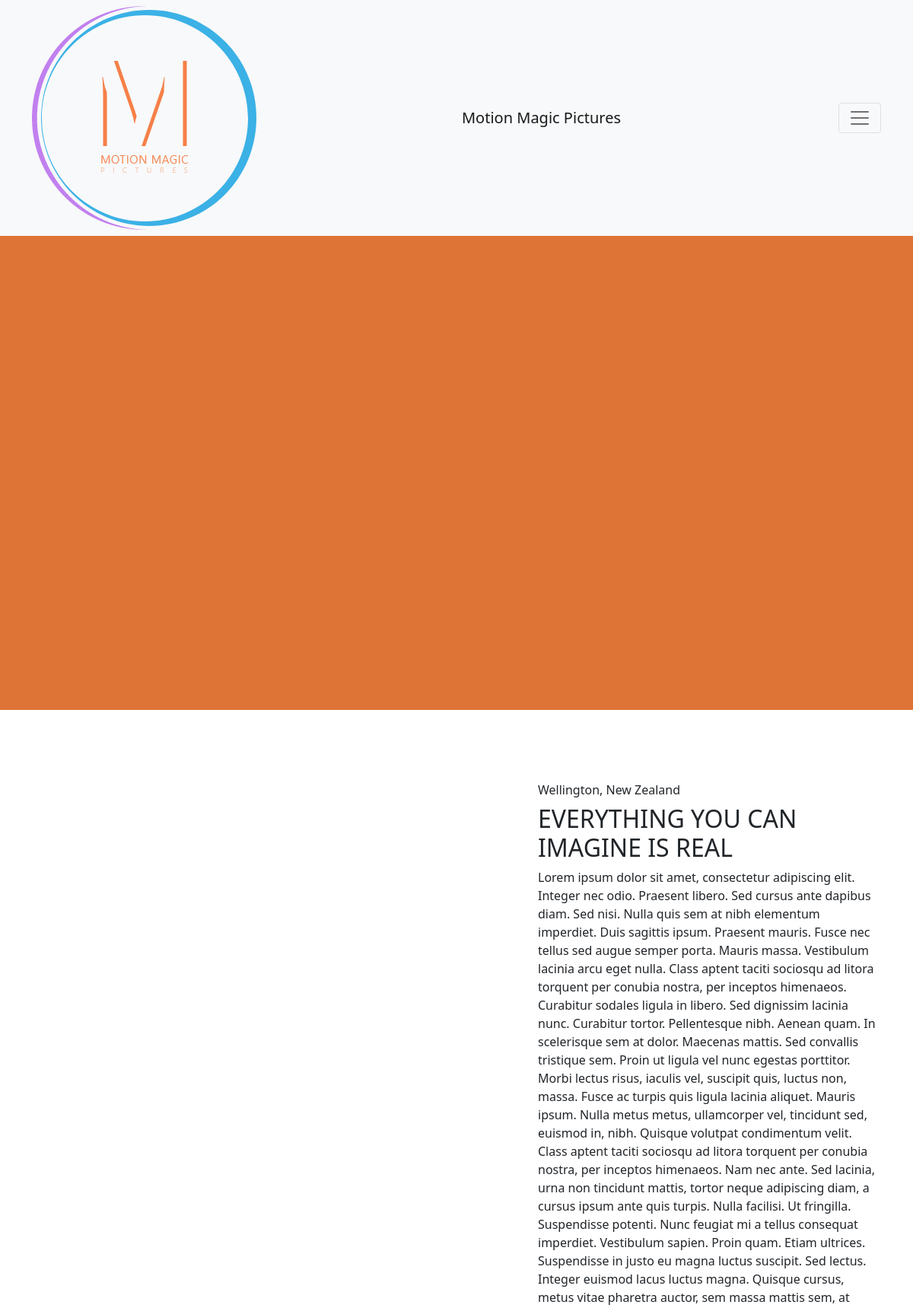
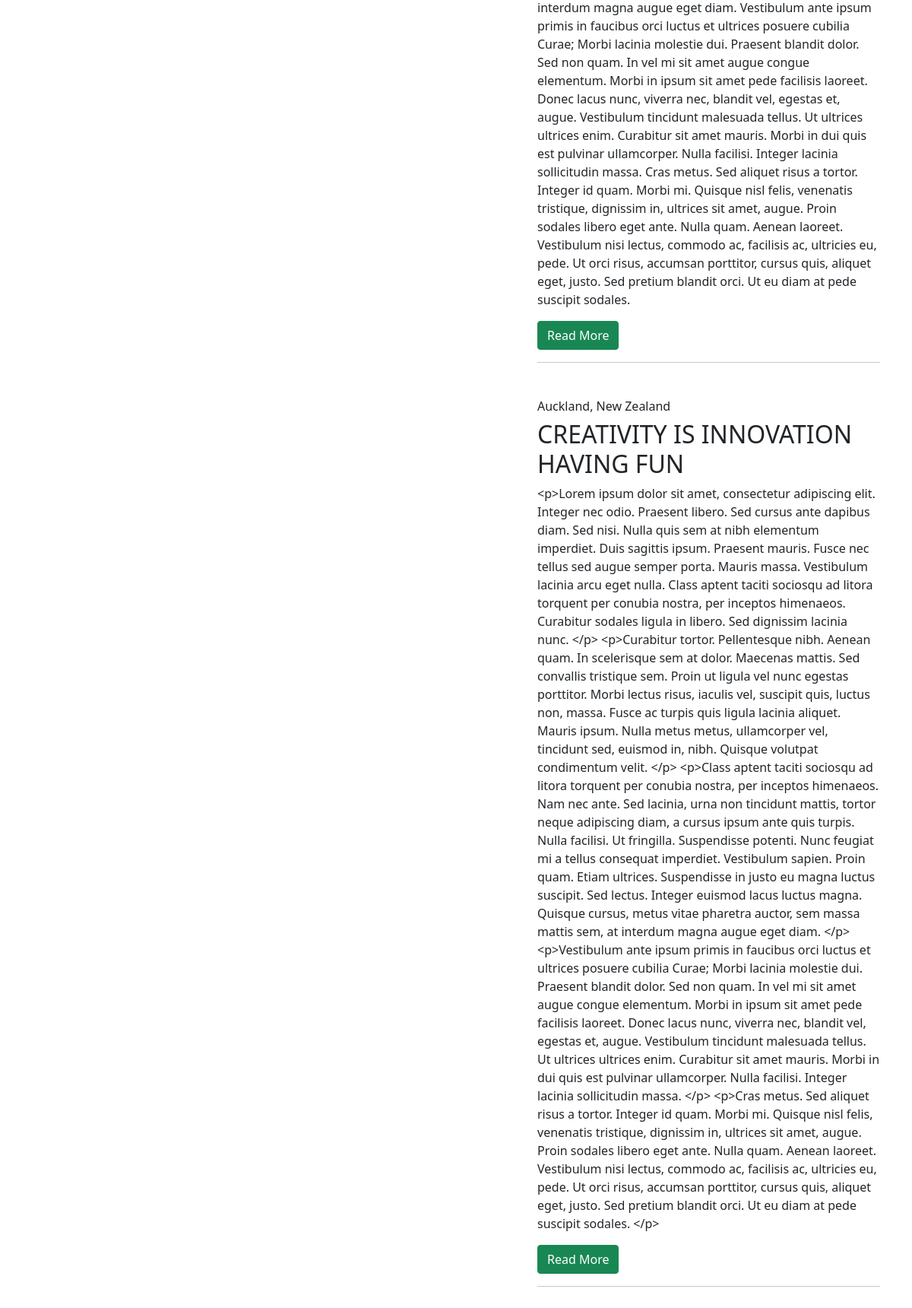
The page / on the database its author committed (2 pictures, top to bottom).
### feed/models.py (models this page shows, shortened)
class Post (models.Model):
    location_choices = [
        ('Auckland, New Zealand','AKL'),
        ( 'Wellington, New Zealand', 'WLG'),
        ('Christchurch, New Zealand', 'CHC'),
        ('Queenstown, New Zealand', 'QT'),
        ]
    location = models.CharField(max_length=50, choices=location_choices)
    quote = models.CharField(max_length=240, blank=False, null=False)
    description = models.TextField()
    image = models.ImageField( )

### feed/views.py (the view)
# urls.py: path('', HomePageView.as_view(), name='index'),
class HomePageView(ListView):
    http_method_names = ['get']
    template_name = 'home.html'
    model = Post
    context_object_name = 'posts'
    queryset = Post.objects.all().order_by('-id')[0:1]
    def get_context_data(self, **kwargs):
        context = super().get_context_data(**kwargs)
        context['posts'] = Post.objects.all().order_by('-id') # Django get all of the posts and order them by their id descending
        return context

### templates/home.html (shortened to what this page needs)
{% extends 'base.html' %}
{% load static %}
{% block body %}
{% include 'includes/header.html' %}
<div class="container-md">
    <div class="row ">
        <div class="col-lg-7 col-md-6 col-sm-12 mt-5">
        </div>
        <div class="col-lg-5 col-md-6 col-sm-12 mt-5">
            {% for post in posts %}
            <h6>{{post.location}}</h6>
            <h2 class="text-uppercase">{{post.quote}}</h2>
            <p class="text-justified">{{post.description}}</p>
            <button type='button' class=" btn btn-success "> Read More </button>
            <hr class="mb-5">
            {% endfor %}
        </div>
    </div>
</div>
{% endblock %}

### templates/base.html (shortened to what this page needs)
{% load static %}
<!DOCTYPE html>
<html lang="en-nz">
<head>
    <link rel="stylesheet" href=" {% static '/css/style.css' %}">
    <link rel="stylesheet" href="https://unpkg.com/tailwindcss@2.2.4/dist/tailwind.min.css">
    <link rel="stylesheet" href=" {% static '/css/bootstrap.css' %}">
</head>
<body>
    {% include 'includes/navbar.html' %}
    {% block body %}{% endblock %}
</body>
</html>

### templates/includes/navbar.html (shortened to what this page needs)
  {% load static %}
  <nav class="navbar navbar-light fixed-top bg-light opacity-85"  style="min-height: 100px;">
    <div class="container-sm">
      <img src="{% static 'media/colorLogo.png'%}" alt="Colour Logo">
      <a class="navbar-brand" href="#">Motion Magic Pictures</a>
      <button class="navbar-toggler" type="button" data-bs-toggle="offcanvas" data-bs-target="#offcanvasNavbar" aria-controls="offcanvasNavbar">
        <span class="navbar-toggler-icon"></span>
      </button>
    </div>
  </nav>

### templates/includes/header.html
<div class="container-fluid" >
    <div class="row mb-5" style="min-height: 700pt; background-color:#DE7436" ></div>
</div>

### templates/includes/footer.html (shortened to what this page needs)
{% load static %}

### rows shown on the page
Post: location "Wellington, New Zealand", quote "EVERYTHING YOU CAN IMAGINE IS REAL", description "Lorem ipsum dolor sit amet, consectetur adipiscing elit. Integer nec odio. Praesent libero. Sed cursus ante dapibus diam. Sed nisi. Nulla quis sem at nibh elementum imperdiet. Duis sagittis ipsum. Praesent mauris. Fusce nec tellus sed augue semper porta. Mauris massa. Vestibulum lacinia arcu eget nulla. Class aptent taciti sociosqu ad litora torquent per conubia nostra, per inceptos himenaeos. Curabitur sodales ligula in libero. Sed dignissim lacinia nunc. Curabitur tortor. Pellentesque nibh. Aenean quam. In scelerisque sem at dolor. Maecenas mattis. Sed convallis tristique sem. Proin ut ligula vel nunc egestas porttitor. Morbi lectus risus, iaculis vel, suscipit quis, luctus non, massa.…"
Post: location "Auckland, New Zealand", quote "CREATIVITY IS INNOVATION HAVING FUN", description "<p>Lorem ipsum dolor sit amet, consectetur adipiscing elit. Integer nec odio. Praesent libero. Sed cursus ante dapibus diam. Sed nisi. Nulla quis sem at nibh elementum imperdiet. Duis sagittis ipsum. Praesent mauris. Fusce nec tellus sed augue semper porta. Mauris massa. Vestibulum lacinia arcu eget nulla. Class aptent taciti sociosqu ad litora torquent per conubia nostra, per inceptos himenaeos. Curabitur sodales ligula in libero. Sed dignissim lacinia nunc. </p> <p>Curabitur tortor. Pellentesque nibh. Aenean quam. In scelerisque sem at dolor. Maecenas mattis. Sed convallis tristique sem. Proin ut ligula vel nunc egestas porttitor. Morbi lectus risus, iaculis vel, suscipit quis, luctus…"
